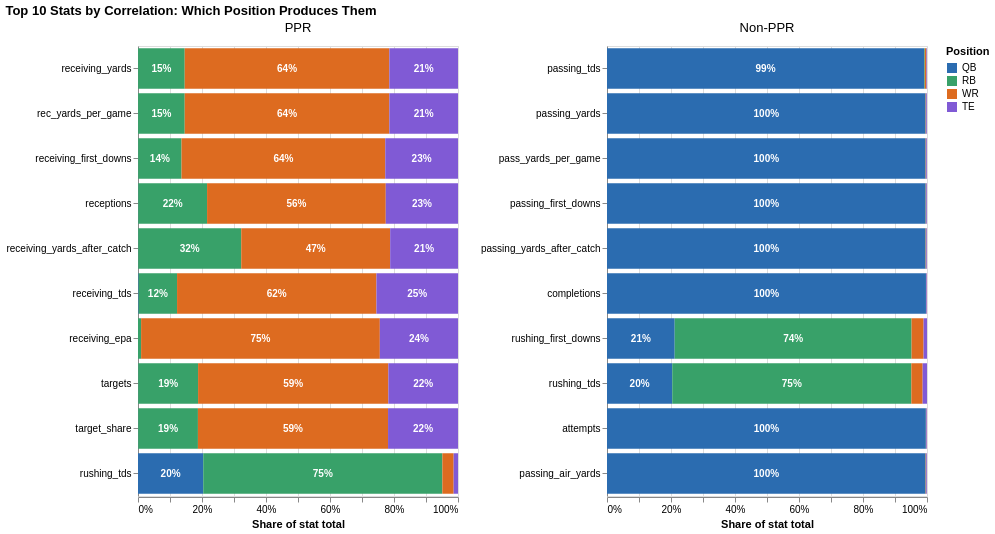

The cell this chart's notebook holds for it:
### Markdown cell above
### Which posistions do these statics belong to?

Scoring format clearly changes which positions matter most. 

Football fans may already know which positions produce these stats, but several positions often contribute to the same category, so the chart below shows how each stat's total is split by position.

### Code cell
TARGET = "avg_fantasy_points"
EXCLUDE = ["fantasy_points"]
POSITIONS = ["QB", "RB", "WR", "TE"]
COLORS = ["#2b6cb0", "#38a169", "#dd6b20", "#805ad5"]

rows = []
for fmt, df in [("PPR", all_ppr), ("Non-PPR", all_nonppr)]:
    num_cols = df.select_dtypes(include="number").columns.drop(
        [TARGET, *EXCLUDE], errors="ignore"
    )

    # top 10 stats by |r| with the target for this format
    corr = df[num_cols].corrwith(df[TARGET])
    top10 = corr.abs().nlargest(10).index

    # each position's share of each stat's total
    totals = (
        df.groupby("position")[list(top10)]
        .sum()
        .clip(lower=0)
        .reindex(POSITIONS)
        .fillna(0)
    )
    shares = totals / totals.sum()

    for stat in top10:
        start = 0
        for i, pos in enumerate(POSITIONS):
            share = shares.loc[pos, stat]
            rows.append(
                {
                    "format": fmt,
                    "stat": stat,
                    "position": pos,
                    "pos_order": i,
                    "share": share,
                    "start": start,
                    "end": start + share,
                    "mid": start + share / 2,
                    "correlation": corr[stat],
                }
            )
            start += share

stat_ownership = pd.DataFrame(rows)

y_sort = alt.EncodingSortField("correlation", op="max", order="descending")

bars = (
    alt.Chart()
    .mark_bar()
    .encode(
        x=alt.X(
            "start:Q",
            axis=alt.Axis(format="%"),
            title="Share of stat total",
            scale=alt.Scale(domain=[0, 1]),
        ),
        x2="end:Q",
        y=alt.Y("stat:N", title=None, sort=y_sort),
        color=alt.Color(
            "position:N",
            scale=alt.Scale(domain=POSITIONS, range=COLORS),
            title="Position",
        ),
        tooltip=[
            "format",
            "stat",
            "position",
            alt.Tooltip("share:Q", format=".0%"),
            alt.Tooltip("correlation:Q", format=".2f", title="r with target"),
        ],
    )
)

labels = (
    alt.Chart()
    .mark_text(color="white", fontSize=10, fontWeight="bold")
    .encode(
        x="mid:Q",
        y=alt.Y("stat:N", sort=y_sort),
        text=alt.Text("share:Q", format=".0%"),
    )
    .transform_filter(
        "datum.share >= 0.06"  # skip labels on slivers too narrow to fit text
    )
)

alt.layer(bars, labels, data=stat_ownership).properties(width=320, height=450).facet(
    column=alt.Column(
        "format:N",
        title=None,
        sort=["PPR", "Non-PPR"],
        header=alt.Header(labelFontSize=13),
    ),
).resolve_scale(y="independent").properties(
    title="Top 10 Stats by Correlation: Which Position Produces Them"
)

### Figure 1 — Vega-Lite specification as saved in the notebook (floating-point values rounded to 4 significant figures)
{"config": {"view": {"continuousWidth": 300, "continuousHeight": 300}}, "data": {"name": "data-208fb4ea4a7dd940e37b0af45c559936"}, "facet": {"column": {"field": "format", "header": {"labelFontSize": 13}, "sort": ["PPR", "Non-PPR"], "title": null, "type": "nominal"}}, "spec": {"layer": [{"mark": {"type": "bar"}, "encoding": {"color": {"field": "position", "scale": {"domain": ["QB", "RB", "WR", "TE"], "range": ["#2b6cb0", "#38a169", "#dd6b20", "#805ad5"]}, "title": "Position", "type": "nominal"}, "tooltip": [{"field": "format", "type": "nominal"}, {"field": "stat", "type": "nominal"}, {"field": "position", "type": "nominal"}, {"field": "share", "format": ".0%", "type": "quantitative"}, {"field": "correlation", "format": ".2f", "title": "r with target", "type": "quantitative"}], "x": {"axis": {"format": "%"}, "field": "start", "scale": {"domain": [0, 1]}, "title": "Share of stat total", "type": "quantitative"}, "x2": {"field": "end"}, "y": {"field": "stat", "sort": {"field": "correlation", "op": "max", "order": "descending"}, "title": null, "type": "nominal"}}}, {"mark": {"type": "text", "color": "white", "fontSize": 10, "fontWeight": "bold"}, "encoding": {"text": {"field": "share", "format": ".0%", "type": "quantitative"}, "x": {"field": "mid", "type": "quantitative"}, "y": {"field": "stat", "sort": {"field": "correlation", "op": "max", "order": "descending"}, "type": "nominal"}}, "transform": [{"filter": "datum.share >= 0.06"}]}], "height": 450, "width": 320}, "resolve": {"scale": {"y": "independent"}}, "title": "Top 10 Stats by Correlation: Which Position Produces Them", "$schema": "https://vega.github.io/schema/vega-lite/v6.4.1.json", "datasets": {"data-208fb4ea4a7dd940e37b0af45c559936": [{"format": "PPR", "stat": "receiving_yards", "position": "QB", "pos_order": 0, "share": 0.0001998, "start": 0.0, "end": 0.0001998, "mid": 9.991e-05, "correlation": 0.5642}, {"format": "PPR", "stat": "receiving_yards", "position": "RB", "pos_order": 1, "share": 0.1458, "start": 0.0001998, "end": 0.146, "mid": 0.07311, "correlation": 0.5642}, {"format": "PPR", "stat": "receiving_yards", "position": "WR", "pos_order": 2, "share": 0.6394, "start": 0.146, "end": 0.7855, "mid": 0.4657, "correlation": 0.5642}, {"format": "PPR", "stat": "receiving_yards", "position": "TE", "pos_order": 3, "share": 0.2145, "start": 0.7855, "end": 1.0, "mid": 0.8927, "correlation": 0.5642}, {"format": "PPR", "stat": "rec_yards_per_game", "position": "QB", "pos_order": 0, "share": 0.0001998, "start": 0.0, "end": 0.0001998, "mid": 9.991e-05, "correlation": 0.5642}, {"format": "PPR", "stat": "rec_yards_per_game", "position": "RB", "pos_order": 1, "share": 0.1458, "start": 0.0001998, "end": 0.146, "mid": 0.07311, "correlation": 0.5642}, {"format": "PPR", "stat": "rec_yards_per_game", "position": "WR", "pos_order": 2, "share": 0.6394, "start": 0.146, "end": 0.7855, "mid": 0.4657, "correlation": 0.5642}, {"format": "PPR", "stat": "rec_yards_per_game", "position": "TE", "pos_order": 3, "share": 0.2145, "start": 0.7855, "end": 1.0, "mid": 0.8927, "correlation": 0.5642}, {"format": "PPR", "stat": "receiving_first_downs", "position": "QB", "pos_order": 0, "share": 0.000471, "start": 0.0, "end": 0.000471, "mid": 0.0002355, "correlation": 0.5357}, {"format": "PPR", "stat": "receiving_first_downs", "position": "RB", "pos_order": 1, "share": 0.1356, "start": 0.000471, "end": 0.136, "mid": 0.06825, "correlation": 0.5357}, {"format": "PPR", "stat": "receiving_first_downs", "position": "WR", "pos_order": 2, "share": 0.6367, "start": 0.136, "end": 0.7727, "mid": 0.4544, "correlation": 0.5357}, {"format": "PPR", "stat": "receiving_first_downs", "position": "TE", "pos_order": 3, "share": 0.2273, "start": 0.7727, "end": 1.0, "mid": 0.8863, "correlation": 0.5357}, {"format": "PPR", "stat": "receptions", "position": "QB", "pos_order": 0, "share": 0.000695, "start": 0.0, "end": 0.000695, "mid": 0.0003475, "correlation": 0.534}, {"format": "PPR", "stat": "receptions", "position": "RB", "pos_order": 1, "share": 0.2151, "start": 0.000695, "end": 0.2158, "mid": 0.1083, "correlation": 0.534}, {"format": "PPR", "stat": "receptions", "position": "WR", "pos_order": 2, "share": 0.5584, "start": 0.2158, "end": 0.7743, "mid": 0.495, "correlation": 0.534}, {"format": "PPR", "stat": "receptions", "position": "TE", "pos_order": 3, "share": 0.2257, "start": 0.7743, "end": 1.0, "mid": 0.8871, "correlation": 0.534}, {"format": "PPR", "stat": "receiving_yards_after_catch", "position": "QB", "pos_order": 0, "share": 0.0006591, "start": 0.0, "end": 0.0006591, "mid": 0.0003296, "correlation": 0.5008}, {"format": "PPR", "stat": "receiving_yards_after_catch", "position": "RB", "pos_order": 1, "share": 0.322, "start": 0.0006591, "end": 0.3227, "mid": 0.1617, "correlation": 0.5008}, {"format": "PPR", "stat": "receiving_yards_after_catch", "position": "WR", "pos_order": 2, "share": 0.4654, "start": 0.3227, "end": 0.788, "mid": 0.5553, "correlation": 0.5008}, {"format": "PPR", "stat": "receiving_yards_after_catch", "position": "TE", "pos_order": 3, "share": 0.212, "start": 0.788, "end": 1.0, "mid": 0.894, "correlation": 0.5008}, {"format": "PPR", "stat": "receiving_tds", "position": "QB", "pos_order": 0, "share": 0.002024, "start": 0.0, "end": 0.002024, "mid": 0.001012, "correlation": 0.495}, {"format": "PPR", "stat": "receiving_tds", "position": "RB", "pos_order": 1, "share": 0.12, "start": 0.002024, "end": 0.122, "mid": 0.06203, "correlation": 0.495}, {"format": "PPR", "stat": "receiving_tds", "position": "WR", "pos_order": 2, "share": 0.623, "start": 0.122, "end": 0.7451, "mid": 0.4336, "correlation": 0.495}, {"format": "PPR", "stat": "receiving_tds", "position": "TE", "pos_order": 3, "share": 0.2549, "start": 0.7451, "end": 1.0, "mid": 0.8725, "correlation": 0.495}, {"format": "PPR", "stat": "receiving_epa", "position": "QB", "pos_order": 0, "share": 0.0, "start": 0.0, "end": 0.0, "mid": 0.0, "correlation": 0.4593}, {"format": "PPR", "stat": "receiving_epa", "position": "RB", "pos_order": 1, "share": 0.009728, "start": 0.0, "end": 0.009728, "mid": 0.004864, "correlation": 0.4593}, {"format": "PPR", "stat": "receiving_epa", "position": "WR", "pos_order": 2, "share": 0.746, "start": 0.009728, "end": 0.7557, "mid": 0.3827, "correlation": 0.4593}, {"format": "PPR", "stat": "receiving_epa", "position": "TE", "pos_order": 3, "share": 0.2443, "start": 0.7557, "end": 1.0, "mid": 0.8779, "correlation": 0.4593}, {"format": "PPR", "stat": "targets", "position": "QB", "pos_order": 0, "share": 0.0006364, "start": 0.0, "end": 0.0006364, "mid": 0.0003182, "correlation": 0.4467}, {"format": "PPR", "stat": "targets", "position": "RB", "pos_order": 1, "share": 0.1871, "start": 0.0006364, "end": 0.1877, "mid": 0.09419, "correlation": 0.4467}, {"format": "PPR", "stat": "targets", "position": "WR", "pos_order": 2, "share": 0.5946, "start": 0.1877, "end": 0.7823, "mid": 0.485, "correlation": 0.4467}, {"format": "PPR", "stat": "targets", "position": "TE", "pos_order": 3, "share": 0.2177, "start": 0.7823, "end": 1.0, "mid": 0.8912, "correlation": 0.4467}, {"format": "PPR", "stat": "target_share", "position": "QB", "pos_order": 0, "share": 0.0006583, "start": 0.0, "end": 0.0006583, "mid": 0.0003291, "correlation": 0.416}, {"format": "PPR", "stat": "target_share", "position": "RB", "pos_order": 1, "share": 0.1866, "start": 0.0006583, "end": 0.1873, "mid": 0.09397, "correlation": 0.416}, {"format": "PPR", "stat": "target_share", "position": "WR", "pos_order": 2, "share": 0.5941, "start": 0.1873, "end": 0.7814, "mid": 0.4843, "correlation": 0.416}, {"format": "PPR", "stat": "target_share", "position": "TE", "pos_order": 3, "share": 0.2186, "start": 0.7814, "end": 1.0, "mid": 0.8907, "correlation": 0.416}, {"format": "PPR", "stat": "rushing_tds", "position": "QB", "pos_order": 0, "share": 0.2039, "start": 0.0, "end": 0.2039, "mid": 0.1019, "correlation": 0.4113}, {"format": "PPR", "stat": "rushing_tds", "position": "RB", "pos_order": 1, "share": 0.7473, "start": 0.2039, "end": 0.9511, "mid": 0.5775, "correlation": 0.4113}, {"format": "PPR", "stat": "rushing_tds", "position": "WR", "pos_order": 2, "share": 0.03529, "start": 0.9511, "end": 0.9864, "mid": 0.9688, "correlation": 0.4113}, {"format": "PPR", "stat": "rushing_tds", "position": "TE", "pos_order": 3, "share": 0.01359, "start": 0.9864, "end": 1.0, "mid": 0.9932, "correlation": 0.4113}, {"format": "Non-PPR", "stat": "passing_tds", "position": "QB", "pos_order": 0, "share": 0.9909, "start": 0.0, "end": 0.9909, "mid": 0.4954, "correlation": 0.5427}, {"format": "Non-PPR", "stat": "passing_tds", "position": "RB", "pos_order": 1, "share": 0.002144, "start": 0.9909, "end": 0.993, "mid": 0.9919, "correlation": 0.5427}, {"format": "Non-PPR", "stat": "passing_tds", "position": "WR", "pos_order": 2, "share": 0.005147, "start": 0.993, "end": 0.9981, "mid": 0.9956, "correlation": 0.5427}, {"format": "Non-PPR", "stat": "passing_tds", "position": "TE", "pos_order": 3, "share": 0.001858, "start": 0.9981, "end": 1.0, "mid": 0.9991, "correlation": 0.5427}, {"format": "Non-PPR", "stat": "passing_yards", "position": "QB", "pos_order": 0, "share": 0.9956, "start": 0.0, "end": 0.9956, "mid": 0.4978, "correlation": 0.5214}, {"format": "Non-PPR", "stat": "passing_yards", "position": "RB", "pos_order": 1, "share": 0.0002837, "start": 0.9956, "end": 0.9959, "mid": 0.9957, "correlation": 0.5214}, {"format": "Non-PPR", "stat": "passing_yards", "position": "WR", "pos_order": 2, "share": 0.001837, "start": 0.9959, "end": 0.9977, "mid": 0.9968, "correlation": 0.5214}, {"format": "Non-PPR", "stat": "passing_yards", "position": "TE", "pos_order": 3, "share": 0.002281, "start": 0.9977, "end": 1.0, "mid": 0.9989, "correlation": 0.5214}, {"format": "Non-PPR", "stat": "pass_yards_per_game", "position": "QB", "pos_order": 0, "share": 0.9956, "start": 0.0, "end": 0.9956, "mid": 0.4978, "correlation": 0.5214}, {"format": "Non-PPR", "stat": "pass_yards_per_game", "position": "RB", "pos_order": 1, "share": 0.0002837, "start": 0.9956, "end": 0.9959, "mid": 0.9957, "correlation": 0.5214}, {"format": "Non-PPR", "stat": "pass_yards_per_game", "position": "WR", "pos_order": 2, "share": 0.001837, "start": 0.9959, "end": 0.9977, "mid": 0.9968, "correlation": 0.5214}, {"format": "Non-PPR", "stat": "pass_yards_per_game", "position": "TE", "pos_order": 3, "share": 0.002281, "start": 0.9977, "end": 1.0, "mid": 0.9989, "correlation": 0.5214}, {"format": "Non-PPR", "stat": "passing_first_downs", "position": "QB", "pos_order": 0, "share": 0.9958, "start": 0.0, "end": 0.9958, "mid": 0.4979, "correlation": 0.5172}, {"format": "Non-PPR", "stat": "passing_first_downs", "position": "RB", "pos_order": 1, "share": 0.000412, "start": 0.9958, "end": 0.9962, "mid": 0.996, "correlation": 0.5172}, {"format": "Non-PPR", "stat": "passing_first_downs", "position": "WR", "pos_order": 2, "share": 0.001573, "start": 0.9962, "end": 0.9978, "mid": 0.997, "correlation": 0.5172}, {"format": "Non-PPR", "stat": "passing_first_downs", "position": "TE", "pos_order": 3, "share": 0.002191, "start": 0.9978, "end": 1.0, "mid": 0.9989, "correlation": 0.5172}, {"format": "Non-PPR", "stat": "passing_yards_after_catch", "position": "QB", "pos_order": 0, "share": 0.9956, "start": 0.0, "end": 0.9956, "mid": 0.4978, "correlation": 0.497}, {"format": "Non-PPR", "stat": "passing_yards_after_catch", "position": "RB", "pos_order": 1, "share": 0.0004136, "start": 0.9956, "end": 0.996, "mid": 0.9958, "correlation": 0.497}, {"format": "Non-PPR", "stat": "passing_yards_after_catch", "position": "WR", "pos_order": 2, "share": 0.001962, "start": 0.996, "end": 0.9979, "mid": 0.997, "correlation": 0.497}, {"format": "Non-PPR", "stat": "passing_yards_after_catch", "position": "TE", "pos_order": 3, "share": 0.002056, "start": 0.9979, "end": 1.0, "mid": 0.999, "correlation": 0.497}, {"format": "Non-PPR", "stat": "completions", "position": "QB", "pos_order": 0, "share": 0.9967, "start": 0.0, "end": 0.9967, "mid": 0.4984, "correlation": 0.4943}, {"format": "Non-PPR", "stat": "completions", "position": "RB", "pos_order": 1, "share": 0.00029, "start": 0.9967, "end": 0.997, "mid": 0.9969, "correlation": 0.4943}, {"format": "Non-PPR", "stat": "completions", "position": "WR", "pos_order": 2, "share": 0.0009799, "start": 0.997, "end": 0.998, "mid": 0.9975, "correlation": 0.4943}, {"format": "Non-PPR", "stat": "completions", "position": "TE", "pos_order": 3, "share": 0.002, "start": 0.998, "end": 1.0, "mid": 0.999, "correlation": 0.4943}, {"format": "Non-PPR", "stat": "rushing_first_downs", "position": "QB", "pos_order": 0, "share": 0.2115, "start": 0.0, "end": 0.2115, "mid": 0.1058, "correlation": 0.491}, {"format": "Non-PPR", "stat": "rushing_first_downs", "position": "RB", "pos_order": 1, "share": 0.7403, "start": 0.2115, "end": 0.9518, "mid": 0.5817, "correlation": 0.491}, {"format": "Non-PPR", "stat": "rushing_first_downs", "position": "WR", "pos_order": 2, "share": 0.03753, "start": 0.9518, "end": 0.9893, "mid": 0.9706, "correlation": 0.491}, {"format": "Non-PPR", "stat": "rushing_first_downs", "position": "TE", "pos_order": 3, "share": 0.01066, "start": 0.9893, "end": 1.0, "mid": 0.9947, "correlation": 0.491}, {"format": "Non-PPR", "stat": "rushing_tds", "position": "QB", "pos_order": 0, "share": 0.2039, "start": 0.0, "end": 0.2039, "mid": 0.1019, "correlation": 0.4817}, {"format": "Non-PPR", "stat": "rushing_tds", "position": "RB", "pos_order": 1, "share": 0.7473, "start": 0.2039, "end": 0.9511, "mid": 0.5775, "correlation": 0.4817}, {"format": "Non-PPR", "stat": "rushing_tds", "position": "WR", "pos_order": 2, "share": 0.03529, "start": 0.9511, "end": 0.9864, "mid": 0.9688, "correlation": 0.4817}, {"format": "Non-PPR", "stat": "rushing_tds", "position": "TE", "pos_order": 3, "share": 0.01359, "start": 0.9864, "end": 1.0, "mid": 0.9932, "correlation": 0.4817}, {"format": "Non-PPR", "stat": "attempts", "position": "QB", "pos_order": 0, "share": 0.9964, "start": 0.0, "end": 0.9964, "mid": 0.4982, "correlation": 0.4779}, {"format": "Non-PPR", "stat": "attempts", "position": "RB", "pos_order": 1, "share": 0.0003225, "start": 0.9964, "end": 0.9967, "mid": 0.9966, "correlation": 0.4779}, {"format": "Non-PPR", "stat": "attempts", "position": "WR", "pos_order": 2, "share": 0.0012, "start": 0.9967, "end": 0.9979, "mid": 0.9973, "correlation": 0.4779}, {"format": "Non-PPR", "stat": "attempts", "position": "TE", "pos_order": 3, "share": 0.002071, "start": 0.9979, "end": 1.0, "mid": 0.999, "correlation": 0.4779}, {"format": "Non-PPR", "stat": "passing_air_yards", "position": "QB", "pos_order": 0, "share": 0.9956, "start": 0.0, "end": 0.9956, "mid": 0.4978, "correlation": 0.4749}, {"format": "Non-PPR", "stat": "passing_air_yards", "position": "RB", "pos_order": 1, "share": 0.0002524, "start": 0.9956, "end": 0.9959, "mid": 0.9957, "correlation": 0.4749}, {"format": "Non-PPR", "stat": "passing_air_yards", "position": "WR", "pos_order": 2, "share": 0.001944, "start": 0.9959, "end": 0.9978, "mid": 0.9968, "correlation": 0.4749}, {"format": "Non-PPR", "stat": "passing_air_yards", "position": "TE", "pos_order": 3, "share": 0.002198, "start": 0.9978, "end": 1.0, "mid": 0.9989, "correlation": 0.4749}]}}
